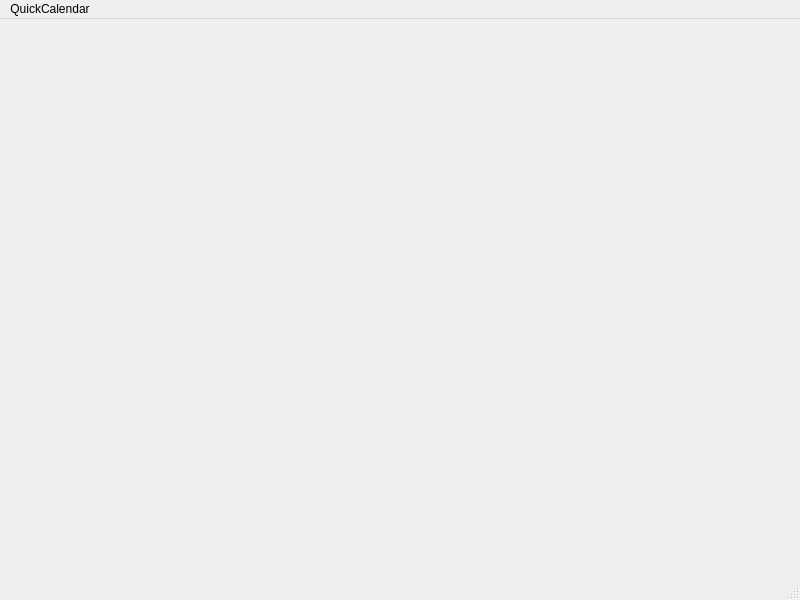
<?xml version="1.0" encoding="UTF-8"?>
<ui version="4.0">
 <class>QuickCalendarWindow</class>
 <widget class="QMainWindow" name="QuickCalendarWindow">
  <property name="geometry">
   <rect>
    <x>0</x>
    <y>0</y>
    <width>800</width>
    <height>600</height>
   </rect>
  </property>
  <property name="windowTitle">
   <string>QuickCalendar</string>
  </property>
  <widget class="QWidget" name="centralwidget"/>
  <widget class="QMenuBar" name="menubar">
   <property name="geometry">
    <rect>
     <x>0</x>
     <y>0</y>
     <width>800</width>
     <height>19</height>
    </rect>
   </property>
   <widget class="QMenu" name="mainMenu">
    <property name="title">
     <string>QuickCalendar</string>
    </property>
    <addaction name="monthAction"/>
    <addaction name="weekAction"/>
    <addaction name="rangeAction"/>
   </widget>
   <addaction name="mainMenu"/>
  </widget>
  <widget class="QStatusBar" name="statusbar"/>
  <action name="monthAction">
   <property name="text">
    <string>Month based</string>
   </property>
   <property name="toolTip">
    <string>Manage user accounts.</string>
   </property>
  </action>
  <action name="weekAction">
   <property name="text">
    <string>Week based</string>
   </property>
   <property name="toolTip">
    <string>Manage user gorups.</string>
   </property>
  </action>
  <action name="dayAction">
   <property name="text">
    <string>Day based</string>
   </property>
   <property name="toolTip">
    <string>Manage calendars.</string>
   </property>
  </action>
  <action name="rangeAction">
   <property name="text">
    <string>Range based</string>
   </property>
  </action>
 </widget>
 <resources/>
 <connections/>
</ui>
